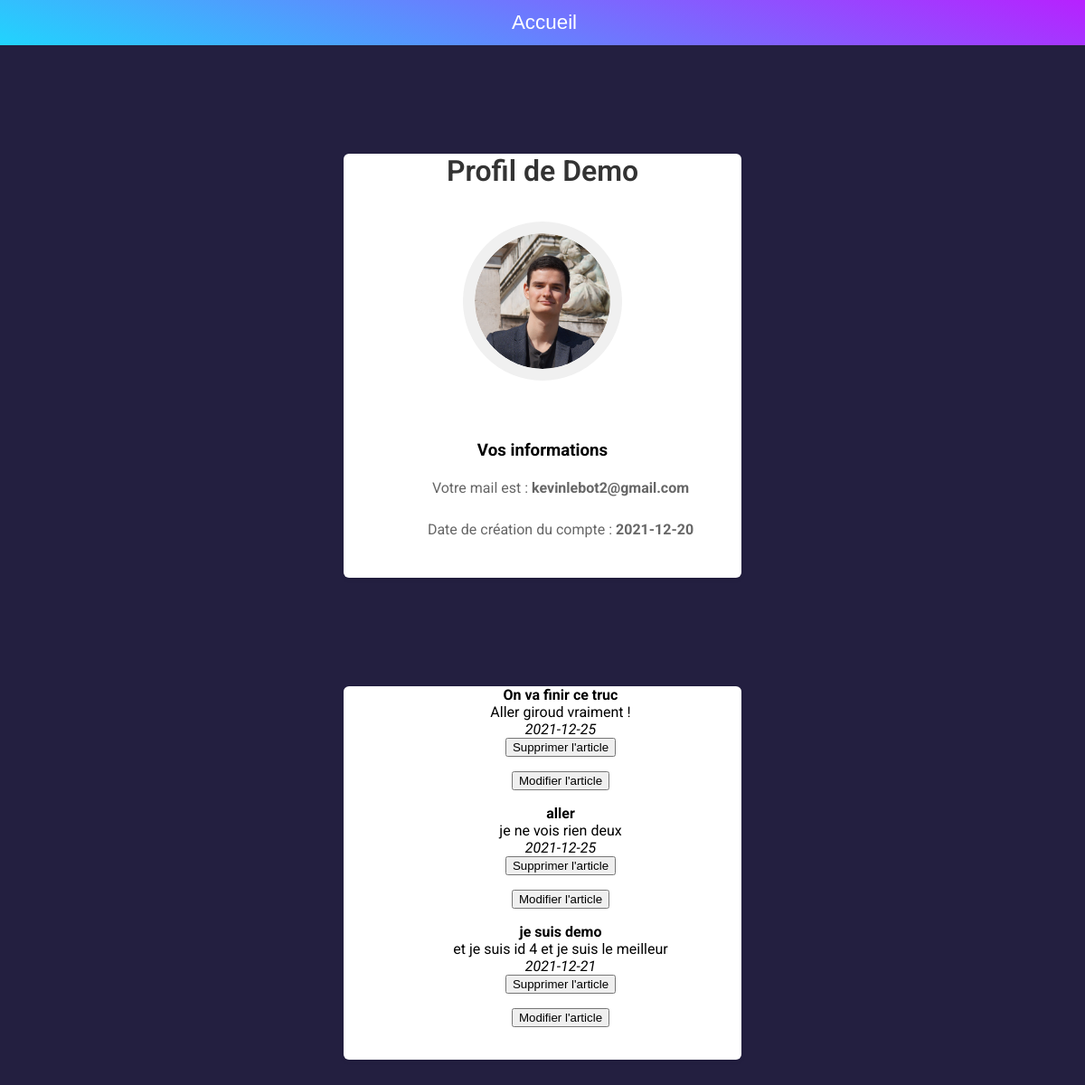
/account.php?userId=4 (signed in), run on the app's committed database.
### tables this page shows
CREATE TABLE IF NOT EXISTS `user` (
  `id` int(11) NOT NULL AUTO_INCREMENT,
  `username` varchar(20) NOT NULL,
  `password` varchar(255) NOT NULL,
  `email` varchar(80) NOT NULL,
  `creationDate` date NOT NULL,
  `pp` varchar(2083) NOT NULL DEFAULT 'https://www.cournondanseattitude.fr/wp-content/uploads/2019/07/blank-profile-picture-973460_640.png',
  `admin` tinyint(1) NOT NULL DEFAULT '0',
  PRIMARY KEY (`id`),
  UNIQUE KEY `username` (`username`),
  UNIQUE KEY `email` (`email`)
);

CREATE TABLE IF NOT EXISTS `articles` (
  `articleId` int(11) NOT NULL AUTO_INCREMENT,
  `title` varchar(70) NOT NULL,
  `description` varchar(255) NOT NULL,
  `date` date NOT NULL,
  `userId` int(11) NOT NULL,
  PRIMARY KEY (`articleId`)
);

### account.php (the view, shortened to what this page needs)
<?php
$mysqli = new PDO("mysql:host=127.0.0.1;dbname=forum;charset=utf8", "root", "");
$queryAdmin = $mysqli->query("SELECT admin FROM user WHERE username = '" . $_SESSION['newsession'] . "'");
$admin = $queryAdmin->fetch();
if(isset($_GET['userId']) AND !empty($_GET['userId'])) {
	$id = htmlspecialchars($_GET['userId']);
	$afficher_profil = $mysqli->query("SELECT * FROM user WHERE id = '" . $id . "'");
	$afficher_profil->execute();
} else {
	$afficher_profil = $mysqli->query("SELECT * FROM user WHERE username = '" . $_SESSION["newsession"] . "'");
}
	$a = $afficher_profil->fetch();
?>
<html lang="fr">
	<head>
		<link href='css/account.css' rel='stylesheet'>
	<head>
	<body>
		<nav class="nav">
			<ul>
			<li class="home"><a href="./home.php">Accueil</a></li>
		</nav>
		<div class="container">
			<h2>Profil de <?= $a['username'] ?></h2><br><br><br><br><br>
			<div class="avatar-flip">
				<img src="<?php echo $a['pp'] ?>" height="150" width="150">
  			</div>
			<h3>Vos informations</h3>
			<ul>
				<?php
				if(empty($_GET['userId']) || $admin['admin'] == 1 || $_SESSION['newsession'] == $a['username']) {
				?>
				<p>Votre mail est : <b><?php echo $a['email'] ?></b></p>
				<?php } ?>
				<p>Date de création du compte : <b><?php echo $a['creationDate'] ?></b></p>
			</ul>
		</div>
		<div class="container">
			<ul>
			<?php
			$postsQuery = $mysqli->query("SELECT * FROM articles WHERE userId = '" . $a['id'] . "' ORDER BY date DESC");
			while($post = $postsQuery->fetch()) { ?>
				<li><b><?= $post['title']; ?></b><br><?= $post['description']; ?><br><i><?= $post['date']; ?></i>
				<?php if($admin['admin'] == 1 || $_SESSION['newsession'] == $a['username']) { ?>
				<form method="POST" action=<?php echo '"dlpost.php?articleId=' . $post['articleId'] . '"' ?>>
					<input type="submit" name=<?php echo '"delete_post_' . $post['articleId'] . '"' ?> value="Supprimer l'article"></input>
				</form>
				<form method="POST" action=<?php echo '"edit.php?title=' . $post['title'] . '&content=' . $post['description'] . '&uid=' . $post['userId'] . '&articleId=' . $post['articleId'] . '"' ?>>
					<input type="submit" name="edit" value="Modifier l'article">
				</form></li>
				<?php } } ?>
			</ul>
		</div>
	</body>
</html>

### css/account.css (style rules this page uses)
body { background-color: #141033ee; font-family: roboto; margin: 0; padding: 0; }
.container { width: 400px; margin: 120px auto 120px; background-color: #fff; padding: 0 20px 20px; border-radius: 6px; -webkit-border-radius: 6px; -moz-border-radius: 6px; box-shadow: 0 2px 5px rgba(0,0,0,0.075); -webkit-box-shadow: 0 2px 5px rgba(0,0,0,0.075); -moz-box-shadow: 0 2px 5px rgba(0,0,0,0.075); text-align: center; }
.container ul li { list-style-type: none; }
.avatar-flip { border-radius: 100px; overflow: hidden; height: 150px; width: 150px; position: relative; margin: auto; top: -60px; transition: all 0.3s ease-in-out; -webkit-transition: all 0.3s ease-in-out; -moz-transition: all 0.3s ease-in-out; box-shadow: 0 0 0 13px #f0f0f0; -webkit-box-shadow: 0 0 0 13px #f0f0f0; -moz-box-shadow: 0 0 0 13px #f0f0f0; }
.avatar-flip img { position: absolute; left: 0; top: 0; border-radius: 100px; transition: all 0.3s ease-in-out; -webkit-transition: all 0.3s ease-in-out; -moz-transition: all 0.3s ease-in-out; }
.avatar-flip img:first-child { z-index: 1; }
h2 { font-size: 32px; font-weight: 600; margin-bottom: 15px; color: #333; }
p { font-size: 16px; line-height: 26px; margin-bottom: 20px; color: #666; }
.nav ul { list-style: none; background-color: #21D4FD; background-image: linear-gradient(19deg, #21D4FD 0%, #B721FF 100%); text-align: center; padding: 0; margin: 0; }
.nav li { font-family: 'Oswald', sans-serif; font-size: 1.2em; line-height: 40px; height: 40px; border-bottom: 1px solid #888; }
.nav a { text-decoration: none; color: #fff; display: block; transition: .3s background-color; }
@media screen and (min-width: 600px) { .nav li { width: 120px; border-bottom: none; height: 50px; line-height: 50px; font-size: 1.4em; } }
@media screen and (min-width: 600px) { .nav li { display: inline-block; margin-right: -4px; } }

### data on the page
user: username "Demo", pp (picture), email "kevinlebot2@gmail.com", creationDate "2021-12-20"
articles: title "On va finir ce truc", description "Aller giroud vraiment !", date "2021-12-25"
articles: title "aller", description "je ne vois rien deux", date "2021-12-25"
articles: title "je suis demo", description "et je suis id 4 et je suis le meilleur", date "2021-12-21"
